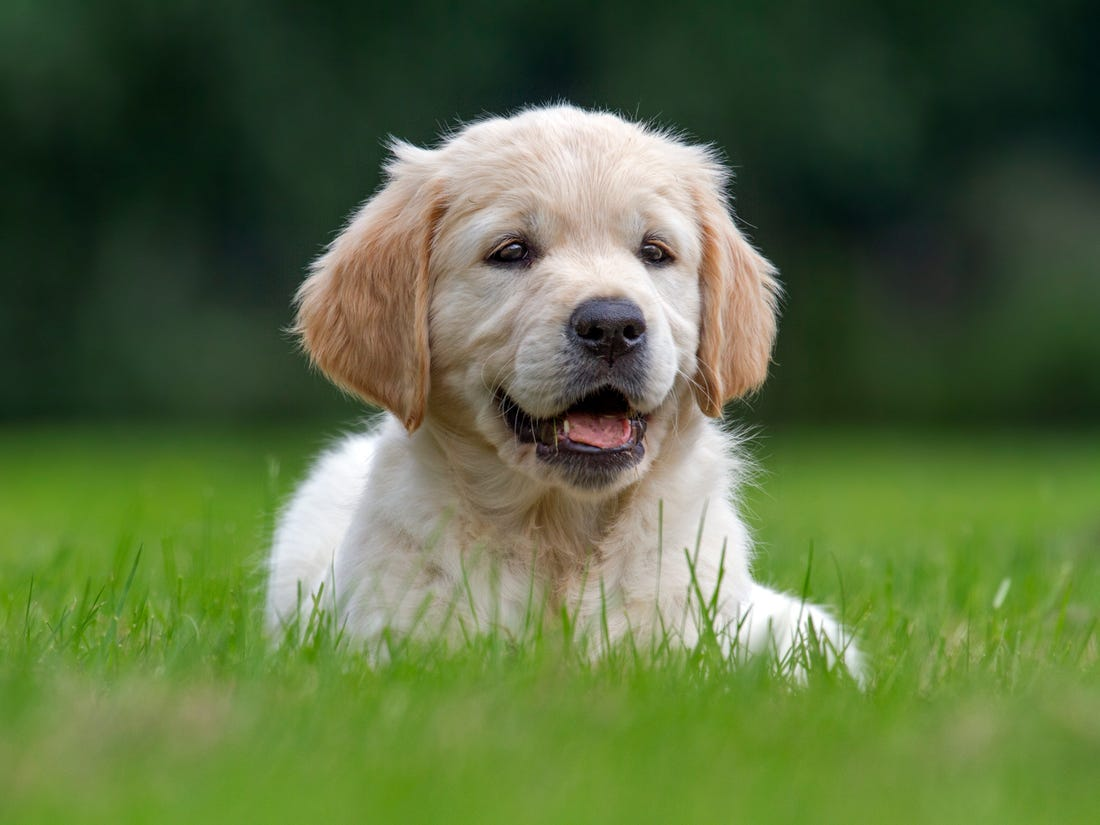
#> input picture Dog_Breeds.jpg, 1100 x 825 px, found by its file name
$ jupyter execute filters.ipynb   (shell and % lines are left out)   (older library calls are emulated)
#> lines starting #> are read from the running program, lines starting #| are printed output that depends on the picture
# Filters

[cell 1]
#required library
import numpy as np
import cv2
from matplotlib import pyplot as plt
from PIL import Image

## Linear filter

### Blur filter (box)

#### Color image

[cell 2]
image = cv2.imread('/content/Dog_Breeds.jpg') #read image
#> image is the input picture: shape (825, 1100, 3); mean B, G, R 64.9, 108, 89.4
image = cv2.cvtColor(image, cv2.COLOR_BGR2HSV) #convert to HSV
#> image: shape (825, 1100, 3); mean H, S, V 49.5, 120.7, 111.3

[cell 3]
#Blur filter
kernel = np.ones((5,5),np.float32)/25
blur = cv2.filter2D(image,-1,kernel) #cv2.blur()
#> blur: shape (825, 1100, 3); mean H, S, V 49.5, 120.7, 111.3

[cell 4]
#Visualization
plt.figure(figsize=(22,12))

plt.subplot(121)
plt.imshow(cv2.cvtColor(image,cv2.COLOR_HSV2RGB))
plt.title('Original')

plt.subplot(122)
plt.imshow(cv2.cvtColor(blur, cv2.COLOR_HSV2RGB))
plt.title('Blur filter')
plt.show()
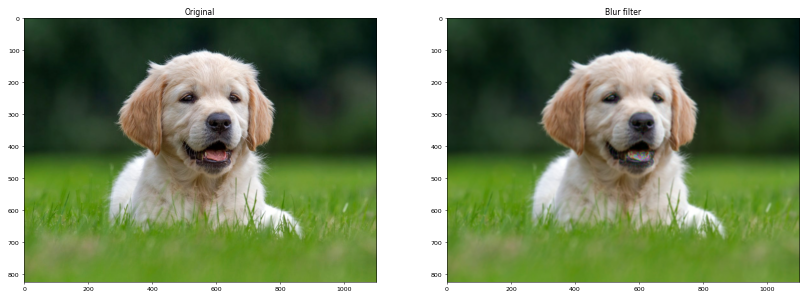
#> figure drawn by matplotlib, 2 panels

#### Graysclae image

[cell 5]
image2 = cv2.cvtColor(image, cv2.COLOR_HSV2BGR)
image2 = cv2.cvtColor(image2, cv2.COLOR_BGR2GRAY) #convert to graysclae image
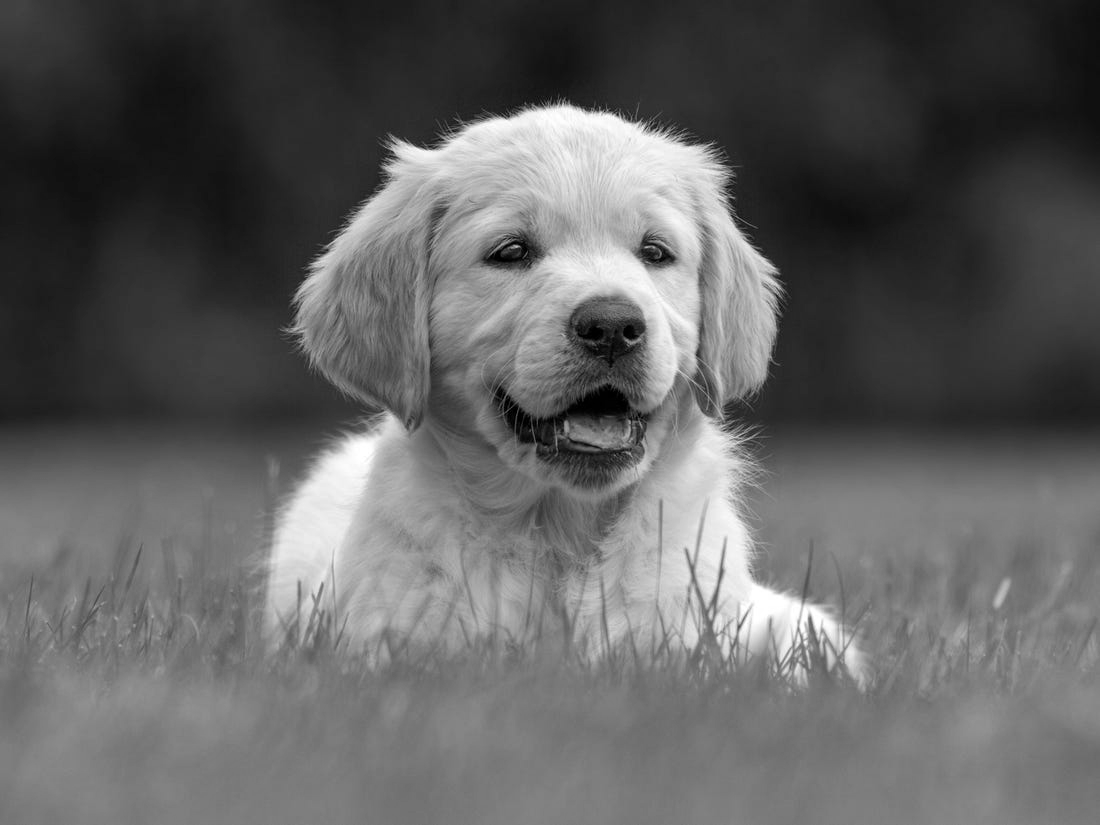
#> image2: shape (825, 1100); min 0, max 255, mean 97.3

[cell 6]
#Box filter
kernel = np.ones((15,15),np.float32)/225 #np.ones((5,5),np.float32)/25
blur = cv2.filter2D(image2,-1,kernel)
#> blur: shape (825, 1100)

[cell 7]
#Visualization
plt.figure(figsize=(22,12))

plt.subplot(121)
plt.imshow(image2, cmap='gray')
plt.title('Original')

plt.subplot(122)
plt.imshow(blur, cmap='gray')
plt.title('Blur filter')
plt.show()
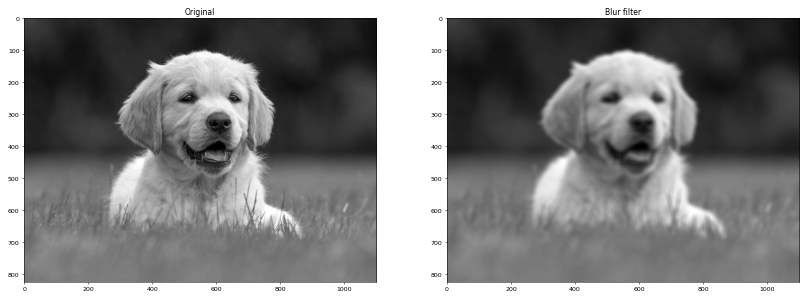
#> figure drawn by matplotlib, 2 panels

### Gauss filter

[cell 8]
blur_gauss = cv2.GaussianBlur(image2,(9,9),21) #21

[cell 9]
#Visualization
plt.figure(figsize=(22,12))

plt.subplot(121)
plt.imshow(image2, cmap='gray')
plt.title('Original')

plt.subplot(122)
plt.imshow(blur_gauss, cmap='gray')
plt.title('Gauss filter')
plt.show()

### Laplace filter

[cell 10]
edge_laplace = cv2.Laplacian(image2, 0, (5,5)) #24
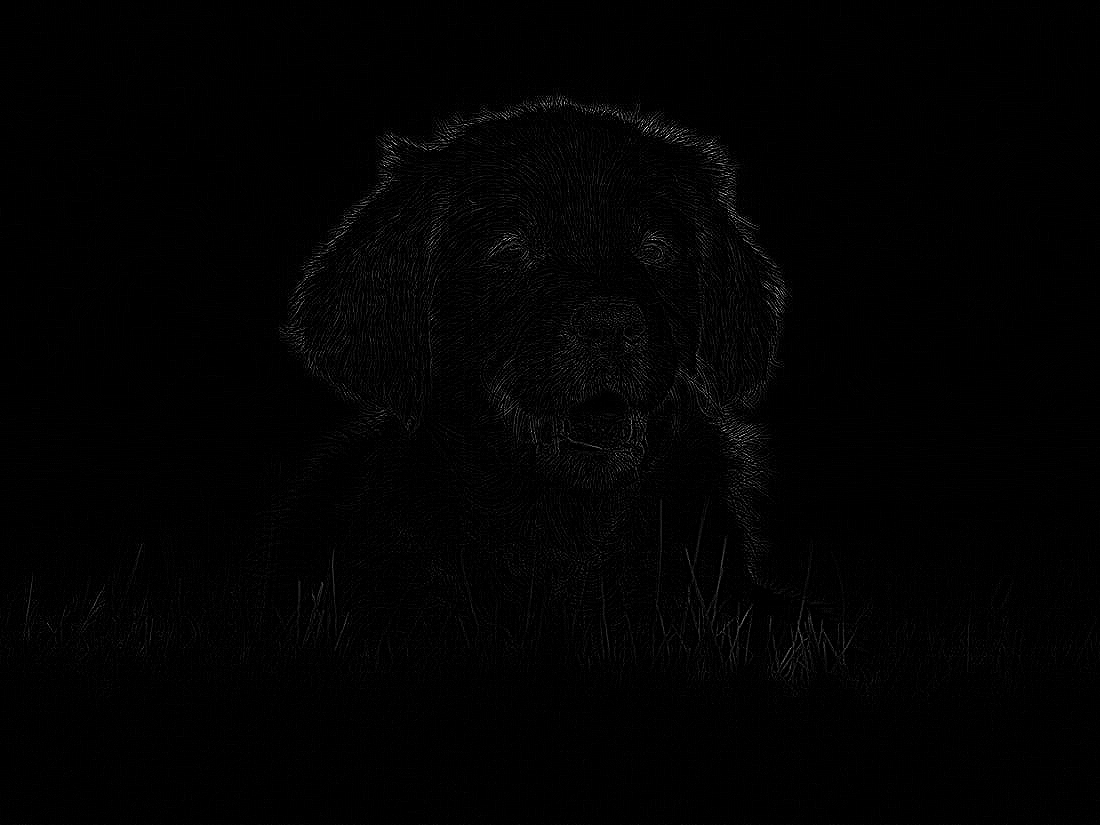
#> edge_laplace: shape (825, 1100); min 0, max 255, mean 2.2

[cell 11]
#Visualization
plt.figure(figsize=(22,12))

plt.subplot(121)
plt.imshow(image2, cmap='gray')
plt.title('Original')

plt.subplot(122)
plt.imshow(edge_laplace, cmap='gray')
plt.title('Laplace filter')
plt.show()

### Sobel

[cell 12]
img = cv2.imread('/content/Dog_Breeds.jpg',0)
#> img: shape (825, 1100); min 0, max 255, mean 97.6

#https://opencv-python-tutroals.readthedocs.io/en/latest/py_tutorials/py_imgproc/py_gradients/py_gradients.html
# Output dtype = cv2.CV_8U
sobelx8u = cv2.Sobel(img,cv2.CV_8U,1,0,ksize=5)
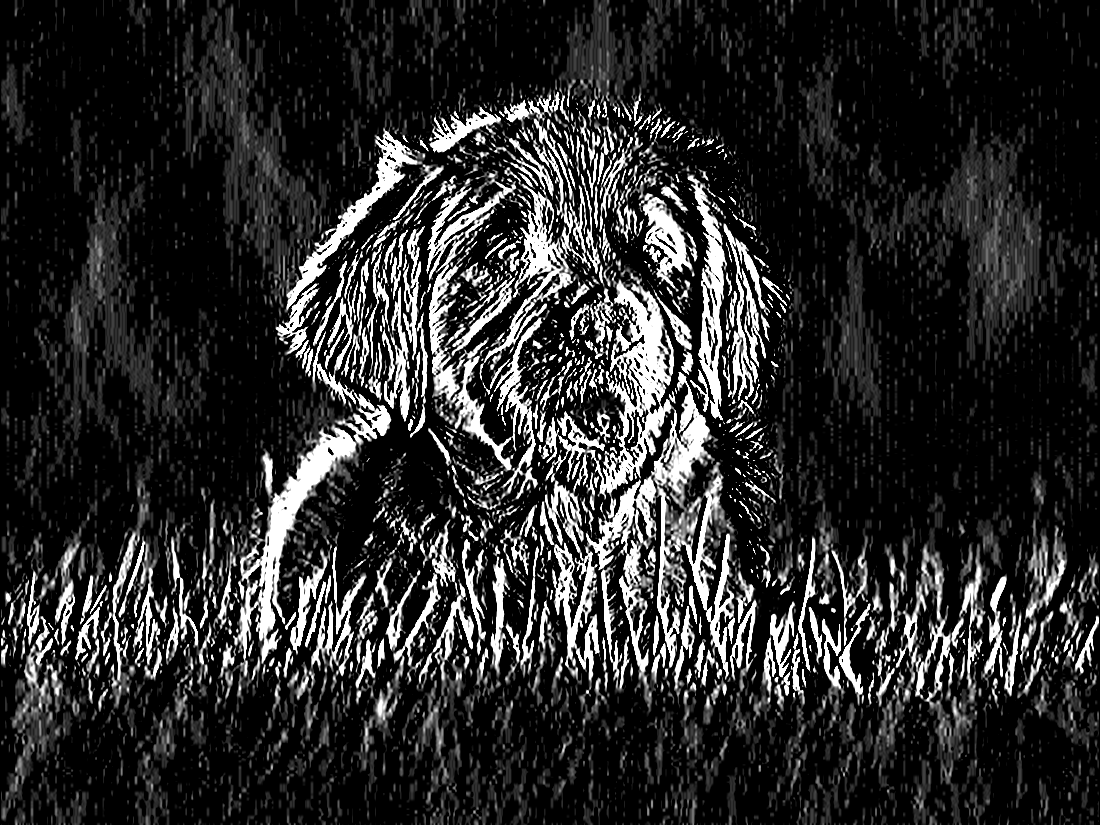
#> sobelx8u: shape (825, 1100); min 0, max 255, mean 43.4

laplacian = cv2.Laplacian(img,cv2.CV_64F)
sobelx = cv2.Sobel(img,cv2.CV_64F,1,0,ksize=5)
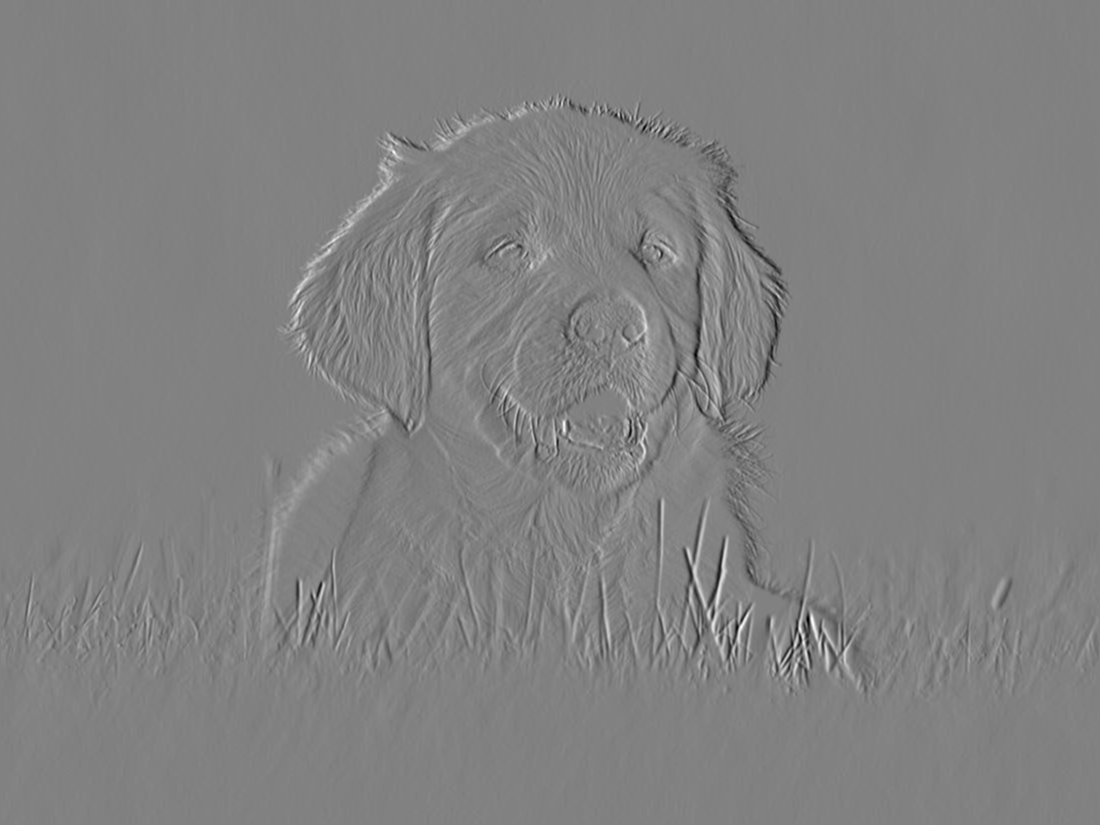
#> sobelx: shape (825, 1100) float64; min -5608, max 5427, mean 0.4; drawn with min black and max white
sobely = cv2.Sobel(img,cv2.CV_64F,0,1,ksize=5)

[cell 13]
plt.figure(figsize=(22,22))

plt.subplot(2,2,1),plt.imshow(img,cmap = 'gray')
plt.title('Original'), plt.xticks([]), plt.yticks([])
plt.subplot(2,2,2),plt.imshow(laplacian,cmap = 'gray')
plt.title('Laplacian'), plt.xticks([]), plt.yticks([])
plt.subplot(2,2,3),plt.imshow(sobelx,cmap = 'gray')
plt.title('Sobel X'), plt.xticks([]), plt.yticks([])
plt.subplot(2,2,4),plt.imshow(sobely,cmap = 'gray')
plt.title('Sobel Y'), plt.xticks([]), plt.yticks([])

plt.show()

## Non-linear filter

### Median filter

[cell 14]
img = cv2.imread('/content/Dog_Breeds.jpg',0)

[cell 15]
blur_median = cv2.medianBlur(img, 9)

[cell 16]
plt.figure(figsize=(22,6))

plt.subplot(121)
plt.imshow(img, cmap='gray')
plt.title('Original')

plt.subplot(122)
plt.imshow(blur_median, cmap='gray')
plt.title('Median filter')
plt.show()
